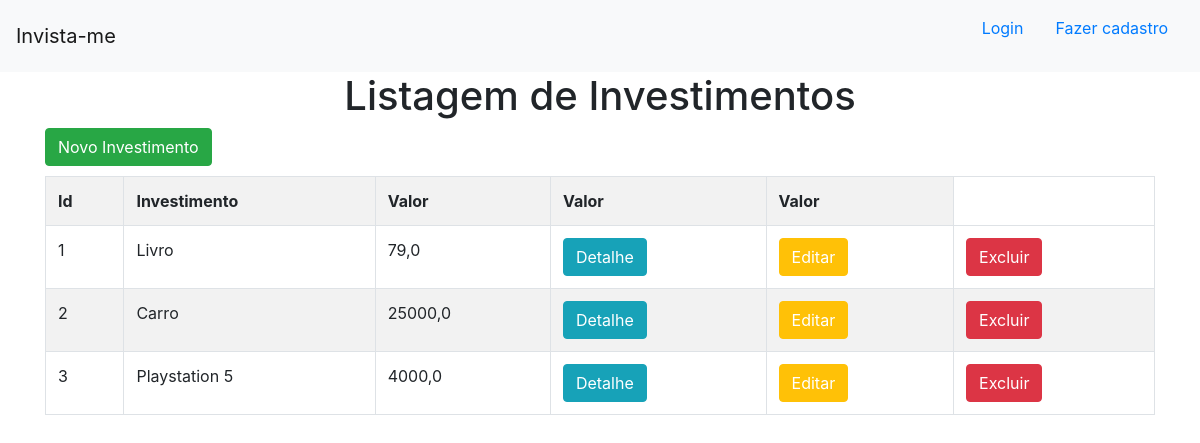
The app's page /, older data.
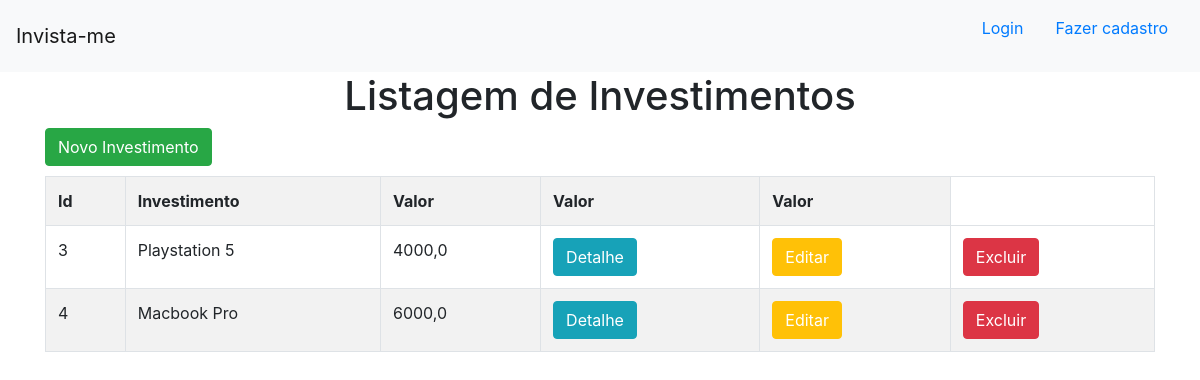
The same page, newer data.
### invista_me/models.py (models this page shows)
class Investimento(models.Model):
    investimento = models.TextField(max_length=255)
    valor = models.FloatField()
    pago = models.BooleanField()
    data = models.DateField(default=datetime.now)

### invista_me/views.py (the view)
# urls.py: path("",views.investimentos,name='investimentos'),
def investimentos(request):
    dados = {
        'dados': Investimento.objects.all()
    }
    return render(request,'investimentos/investimentos.html',context=dados)

### invista_me/templates/investimentos/investimentos.html
{% extends 'investimentos/base.html' %}
{% block conteudo %}
<h1 style="text-align: center;">Listagem de Investimentos</h1>
<div class ='container'>
    <button class ='btn btn-success' style="margin-bottom: 10px ;"><a style="color:white" href="{% url 'novo_investimento' %}">Novo Investimento</a></button>
    <table class="table table-striped table-bordered">
        <tr>
            <th>Id</th>
            <th>Investimento</th>
            <th>Valor</th>
            <th>Valor</th>
            <th>Valor</th>
        </tr>
        {% for dado in dados %}
        <tr>
            <td>{{dado.id}}</td>
            <td>{{dado.investimento}}</td>
            <td>{{dado.valor}}</td>
            <td><button class = 'btn btn-info'><a style="color:white" href="{% url 'detalhe' dado.id %}">Detalhe</a></button></td>
            <td><button class = 'btn btn-warning'><a style="color:white"  href="{% url 'editar' dado.id %}">Editar</a></button></td>
            <td><button class = 'btn btn-danger'><a style="color:white"  href="{% url 'excluir' dado.id %}">Excluir</a></button></td>
        </tr>
        {% endfor %}
    </table>
</div>
{% endblock %}

### invista_me/templates/investimentos/base.html (shortened to what this page needs)
<!doctype html>
<html lang="en">
  <head>
    <link rel="stylesheet" href="https://cdn.jsdelivr.net/npm/bootstrap@4.6.2/dist/css/bootstrap.min.css">
  </head>
  <body>
    <nav class="navbar navbar-light bg-light">
        <a class="navbar-brand" href="{% url 'investimentos' %}">Invista-me</a>
        <ul style="list-style: none;">
          {% if user.is_authenticated %}
          <li style="float:left">
            <strong class="nav-item nav-link">Benvindo {{user.get_username}}</strong>
          </li>
          <li style="float:left">
            <a class="nav-item nav-link" href="{% url 'logout' %}">Sair</a>
          </li>
          {% else %}
          <li style="float:left">
            <a class="nav-item nav-link" href="{% url 'login' %}">Login</a>
          </li>
          <li style="float:left">
            <a class="nav-item nav-link" href="{% url 'novo_usuario' %}">Fazer cadastro</a>
          </li>
          {% endif %}
        </ul>
    </nav>
    {% block conteudo %}
    {% endblock %}
  </body>
</html>

Row changes from the older to the newer data that the page shows:
removed Investimento: id "1", investimento "Livro", valor "79,0"
removed Investimento: id "2", investimento "Carro", valor "25000,0"
added Investimento: id "4", investimento "Macbook Pro", valor "6000,0"
